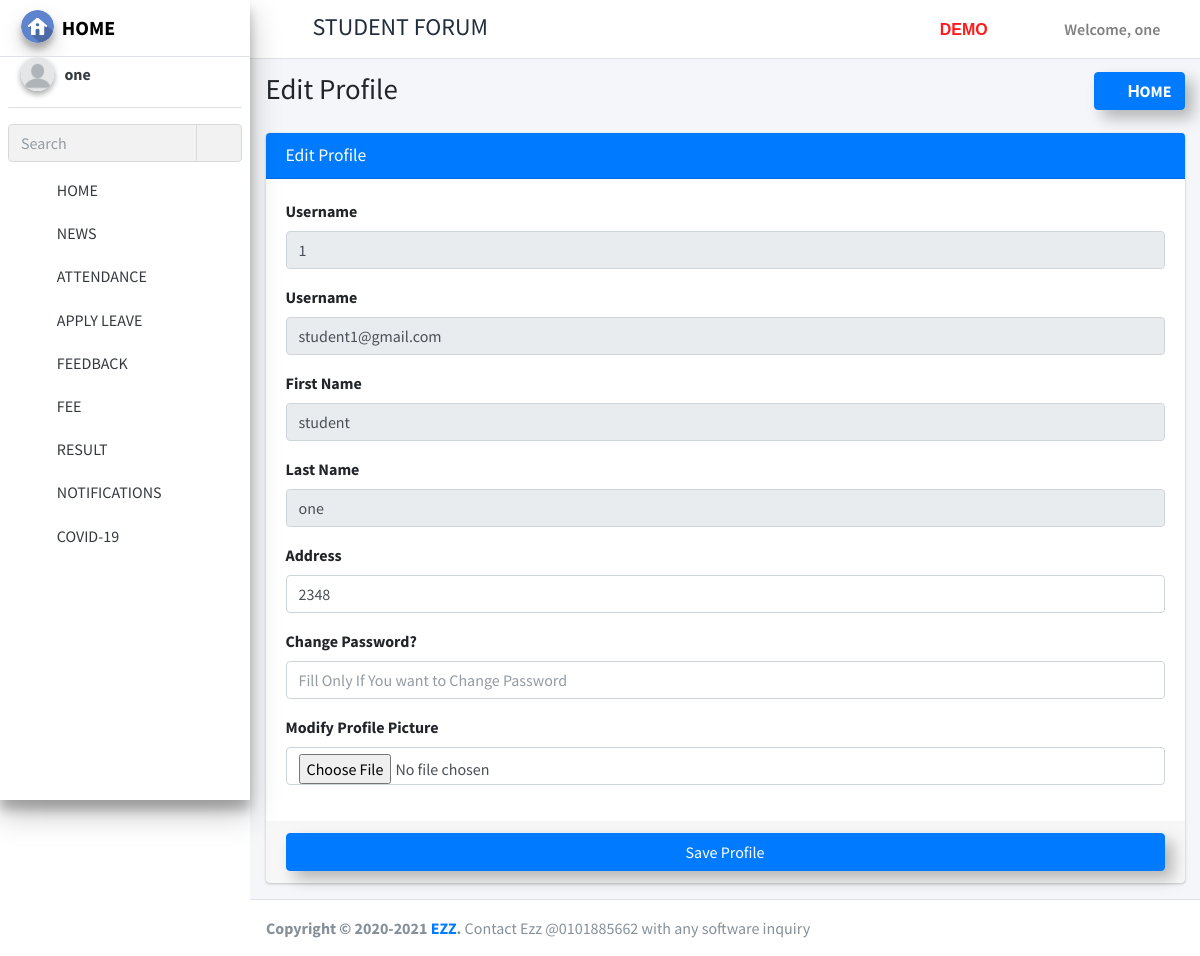
/student_profile (signed in), run on the app's committed database.
### school_management_app/models.py (models this page shows)
class CustomUser(AbstractUser):
    user_type_data=((1,"HOD"),(2,"Staff"),(3,"Student"),(4,"Parent"),(5,"Account"))
    user_type=models.CharField(default=1,choices=user_type_data,max_length=10)

class Students(models.Model):
    id=models.AutoField(primary_key=True)
    admin=models.OneToOneField(CustomUser,on_delete=models.CASCADE)
    gender=models.CharField(max_length=255)
    profile_pic=models.FileField()
    address=models.TextField()
    course_id=models.ForeignKey(Courses,on_delete=models.DO_NOTHING)
    session_year_id=models.ForeignKey(SessionYearModel,on_delete=models.CASCADE)
    created_at=models.DateTimeField(auto_now_add=True)
    updated_at=models.DateTimeField(auto_now_add=True)
    fcm_token=models.TextField(default="")
    objects = models.Manager()

### school_management_app/StudentViews.py (the view)
# urls.py: path('student_profile', StudentViews.student_profile, name="student_profile"),
def student_profile(request):
    user=CustomUser.objects.get(id=request.user.id)
    student=Students.objects.get(admin=user)
    return render(request,"student_template/student_profile.html",{"user":user,"student":student})

### school_management_app/templates/student_template/student_profile.html (shortened to what this page needs)
{% extends 'student_template/base_template.html' %}
{% block page_title %}
Edit Profile
{% endblock page_title %}
{% block main_content %}
    <section class="content">
      <div class="container-fluid">
          <div class="row">
              <div class="col-md-12">
            <div class="card card-primary">
              <div class="card-header">
                <h3 class="card-title">Edit Profile</h3>
              </div>
              <form role="form" action="{% url 'student_profile_save' %}" method="post">
                <div class="card-body">
                  <div class="form-group">
                    <label>Username</label>
                    <input type="text" class="form-control" name="username" value="{{ user.username }}" disabled="disabled">
                  </div>
                  <div class="form-group">
                    <label>Username</label>
                    <input type="text" class="form-control" name="username" value="{{ user.email }}" disabled="disabled">
                  </div>
                   <div class="form-group">
                    <label>First Name</label>
                    <input type="text" class="form-control" name="first_name" value="{{ user.first_name }}" disabled="disabled">
                  </div>
                  <div class="form-group">
                    <label>Last Name</label>
                    <input type="text" class="form-control" name="last_name" value="{{ user.last_name }}" disabled="disabled">
                  </div>
                   <div class="form-group">
                    <label>Address</label>
                    <input type="text" class="form-control" name="address" value="{{ student.address }}">
                  </div>
                   <div class="form-group">
                    <label>Change Password?</label>
                    <input type="text" class="form-control" name="password" placeholder="Fill Only If You want to Change Password">
                  </div>
                  <div class="form-group">
                    <label>Modify Profile Picture</label>
                    <input type="file" class="form-control" name="profile_pic" accept=".png,.jpg,.jpeg," enabled>
                  </div>
                </div>
                <div class="card-footer">
                  <button type="submit" class="btn btn-primary btn-block">Save Profile</button>
                </div>
              </form>
            </div>
          </div>
          </div>
      </div>
    </section>
{% endblock main_content %}

### school_management_app/templates/student_template/base_template.html (shortened to what this page needs)
{% load static %}
{% load humanize %}
<!DOCTYPE html>
<html>
<head>
  <link rel="stylesheet" href="{% static "plugins/fontawesome-free/css/all.min.css" %}">
  <link rel="stylesheet" href="https://code.ionicframework.com/ionicons/2.0.1/css/ionicons.min.css">
  <link rel="stylesheet" href="{% static "plugins/tempusdominus-bootstrap-4/css/tempusdominus-bootstrap-4.min.css" %}">
  <link rel="stylesheet" href="{% static "plugins/icheck-bootstrap/icheck-bootstrap.min.css" %}">
  <link rel="stylesheet" href="{% static "plugins/jqvmap/jqvmap.min.css" %}">
  <link rel="stylesheet" href="{% static "dist/css/adminlte.min.css" %}">
  <link rel="stylesheet" href="{% static "plugins/overlayScrollbars/css/OverlayScrollbars.min.css" %}">
  <link rel="stylesheet" href="{% static "plugins/daterangepicker/daterangepicker.css" %}">
  <link rel="stylesheet" href="{% static "plugins/summernote/summernote-bs4.css" %}">
  <link rel="stylesheet" href="{% static "custom/css/style.css" %}">
</head>
<body class="hold-transition sidebar-mini layout-fixed layout-navbar-fixed">
<div class="wrapper">
  <nav class="main-header navbar navbar-expand navbar-white navbar-light">
    <ul class="navbar-nav">
      <li class="nav-item">
        <a class="nav-link" data-widget="pushmenu" href="#"><i class="fas fa-bars"></i></a>
      </li>
    </ul>
    <h4 class="title-c1" style="margin-left: 10px; margin-top: 5px;">
      <span class="desktop">STUDENT FORUM</span>
    </h4>
    <ul class="navbar-nav ml-auto">
      <li class="nav-item d-flex">
        <a class="nav-link">
          <span class="desktop-demo">DEMO</span>
      </li>
      <li class="nav-item dropdown">
        <a class="nav-link" data-toggle="dropdown" href="#">
          <i class="far fa-bell"></i>
        </a>
      </li>
<li class="nav-item d-flex">
  <a class="nav-link title-c2" style="white-space: nowrap; cursor: pointer;" data-toggle="dropdown" aria-haspopup="true" aria-expanded="false">
    <span class="hidden">Welcome, </span>{{ user.last_name }}
    <i class="fas fa-angle-down"></i>
  </a>
</li>
    </ul>
  </nav>
    {% include 'student_template/sidebar_template.html' with user=user id=id %}
   <div class="content-wrapper">
    <div class="content-header">
      <div class="container-fluid">
        <div class="row mb-2">
          <div class="col-sm-6">
            <h1 class="m-0">
                {% block page_title %}
                {% endblock page_title %}
            </h1>
          </div>
          <div class="col-sm-6">
            <ol class="breadcrumb float-sm-right">
              <li class="breadcrumb-item"><a class="btn btn-primary shadow-custom font-weight-bold" href="{% url 'student_home' %}"><i class="nav-icon fas fa-tachometer-alt mr-2"></i>НOME</a></li>
            </ol>
          </div>
        </div>
      </div>
    </div>
     {% block main_content %}{% endblock main_content %}
  </div>
    {% include 'student_template/footer.html' %}
</div>
</body>
</html>

### school_management_app/templates/student_template/sidebar_template.html (shortened to what this page needs)
{% load static %}
  <aside class="main-sidebar sidebar-light-primary elevation-4">
    <a href="/student_home" class="brand-link">
      <img src="{% static "dist/img/home-icon.png" %}" alt="logo" class="brand-image img-circle elevation-3" style="opacity: 1">
      <span class="brand-text font-weight-bold">HOME</span>
    </a>
    <div class="sidebar">
      <div class="user-panel mt-3 pb-3 mb-3 d-flex">
        <div class="image">
          <img src="{{ student.profile_pic }}" class="img-circle elevation-2 zoomD" alt="User Image">
        </div>
        <div class="info">
          <a href="{% url 'student_profile' %}" class="d-block font-weight-bold">{{ user.last_name }}</a>
        </div>
      </div>
      <div class="form-inline">
        <div class="input-group" data-widget="sidebar-search">
          <input class="form-control form-control-sidebar" type="search" placeholder="Search" aria-label="Search">
          <div class="input-group-append">
            <button class="btn btn-sidebar" style="box-shadow: none !important;">
              <i class="fas fa-search fa-fw"></i>
            </button>
          </div>
        </div>
      </div>
      <nav class="mt-2">
        <ul class="nav nav-pills nav-sidebar flex-column" data-widget="treeview" role="menu" data-accordion="false">
          <li class="nav-item">
            {% url 'student_home' as student_home %}
            <a href="{{ student_home }}" class="nav-link {% if request.path == student_home %} active {% endif %}">
              <i class="nav-icon fas fa-tachometer-alt"></i>
              <p>
                HOME
              </p>
            </a>
          </li>
          <li class="nav-item">
            {% url 'student_news' as student_news %}
            <a href="{{ student_news }}" class="nav-link {% if request.path == student_news %} active {% elif request.path == view_news %} active {% endif %}">
              <i class="nav-icon fas fa-newspaper"></i>
              <p>
                NEWS
              </p>
            </a>
          </li>
          <li class="nav-item">
            {% url 'student_view_attendance' as student_view_attendance %}
            {% url 'student_view_attendance_post' as student_view_attendance_post %}
            <a href="{{ student_view_attendance }}" class="nav-link {% if request.path == student_view_attendance %} active {% endif %} {% if request.path == student_view_attendance_post %} active {% endif %}">
              <i class="nav-icon fas fa-user-check"></i>
              <p>
                ATTENDANCE
              </p>
            </a>
          </li>
           <li class="nav-item">
            {% url 'student_apply_leave' as student_apply_leave %}
            <a href="{{ student_apply_leave }}" class="nav-link {% if request.path == student_apply_leave %} active {% endif %}">
              <i class="nav-icon fas fa-sign-out-alt"></i>
              <p>
                APPLY LEAVE
              </p>
            </a>
          </li>
           <li class="nav-item">
            {% url 'student_feedback' as student_feedback %}
            <a href="{{ student_feedback }}" class="nav-link {% if request.path == student_feedback %} active {% endif %}">
              <i class="nav-icon fas fa-comments"></i>
              <p>
                FEEDBACK
              </p>
            </a>
          </li>
          <li class="nav-item">
            {% url 'student_view_financial_record_list' as student_view_financial_record_list %}
            <a href="{{ student_view_financial_record_list }}" class="nav-link {% if request.path == student_view_financial_record_list %} active {% endif %}">
              <i class="nav-icon fas fa-graduation-cap"></i>
              <p>
                FEE
              </p>
            </a>
          </li>
          <li class="nav-item">
            {% url 'student_view_result' as student_view_result %}
            <a href="{{ student_view_result }}" class="nav-link {% if request.path == student_view_result %} active {% endif %}">
              <i class="nav-icon fas fa-graduation-cap"></i>
              <p>
                RESULT
              </p>
            </a>
          </li>
          <li class="nav-item">
            {% url 'student_all_notification' as student_all_notification %}
            <a href="{{ student_all_notification }}" class="nav-link {% if request.path == student_all_notification %} active {% endif %}">
              <i class="nav-icon fas fa-bell"></i>
              <p>
                NOTIFICATIONS
              </p>
            </a>
          </li>
          <li class="nav-item">
            {% url 'scovid19' as scovid19 %}
            <a href="{% url 'scovid19' %}"
              class="nav-link {% if request.path == scovid19 %} active {% endif %}">
              <i class="nav-icon fas fa-virus"></i>
              <p>
                COVID-19
              </p>
            </a>
          </li>
        </ul>
      </nav>
    </div>
  </aside>

### school_management_app/static/custom/css/style.css (style rules this page uses)
.shadow-custom { box-shadow: 8px 8px 15px rgba(0, 0, 0, 0.267) !important; }
.breadcrumb-item { margin-top: 10px; display: none; }
@media screen and (min-width: 992px) { .breadcrumb-item { margin-top: 0px; display: inline-block; } }
.btn { box-shadow: 8px 8px 15px rgba(0, 0, 0, 0.267) !important; }

### school_management_app/templates/student_template/base_template.html (style rules this page uses)
.title-c1 { font-size: 20px; }
.desktop { font-size: 0px; }
.desktop-demo { font-size: 0px; }
.title-c2 { font-size: 15px; }
.hidden { font-size: 0; }
@media screen and (min-width: 992px) { .title-c1 { font-size: 24px; } }
@media screen and (min-width: 992px) { .desktop { font-size: 24px; } }
@media screen and (min-width: 992px) { .desktop-demo { font-size: 1rem; color: #ff1b1b; font-weight: 700; font-family: sans-serif; } }
@media screen and (min-width: 992px) { .title-c2 { font-size: 16px; font-weight: 600; } }
@media screen and (min-width: 992px) { .hidden { font-size: 16px; } }

### school_management_app/templates/student_template/sidebar_template.html (style rules this page uses)
.zoomD { cursor: zoom-in; }

### data on the page
CustomUser: last_name "one", username "1", username "student1@gmail.com", first_name "student"
Students: profile_pic (placeholder picture), address "2348"
